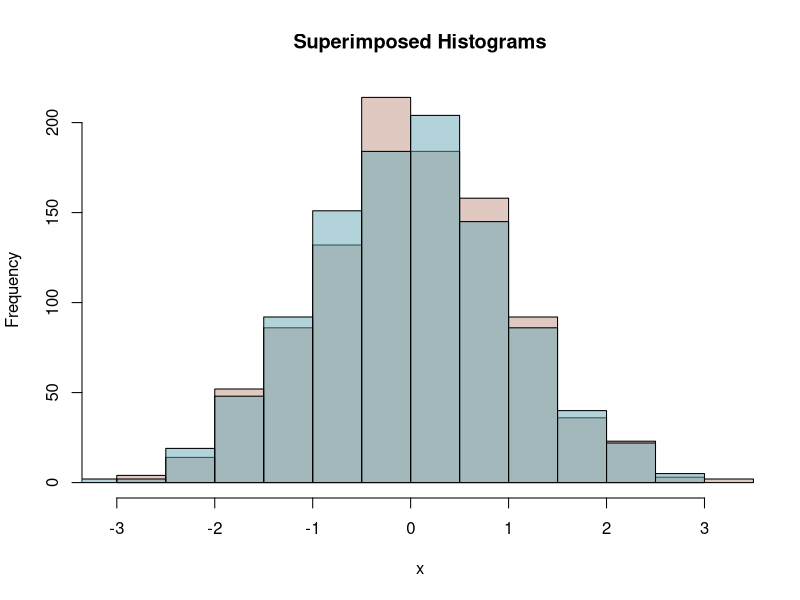

This chart was generated by the following R code:
superhist <- function(x, filename = "super_histograms.pdf",
                     dev = "pdf", title = "Superimposed Histograms") {
  junk = NULL
  grouping = NULL
  for(i in 1:length(x)) {
    junk = c(junk,x[[i]])
    grouping <- c(grouping, rep(i,length(x[[i]]))) }
  grouping <- factor(grouping)
  n.gr <- length(table(grouping))
  xr <- range(junk)
  histL <- tapply(junk, grouping, hist, plot = FALSE)
  maxC <- max(sapply(lapply(histL, "[[", "counts"), max))
  if(dev == "pdf") { pdf(filename, version = "1.4") } else{}
  if((TC <- transparent.cols <- .Device %in% c("pdf", "png"))) {
    cols <- hcl(h = seq(30, by=360 / n.gr, length = n.gr), l = 65, alpha = 0.5) } else {
      h.den <- c(10, 15, 20)
      h.ang <- c(45, 15, -30) }
  if(TC) {
    plot(histL[[1]], xlim = xr, ylim= c(0, maxC), col = cols[1], xlab = "x", main = title) } else { plot(histL[[1]], xlim = xr, ylim= c(0, maxC), density = h.den[1], angle = h.ang[1], xlab = "x") }
  if(!transparent.cols) {
      for(j in 2:n.gr) plot(histL[[j]], add = TRUE, density = h.den[j], angle = h.ang[j]) } else {
        for(j in 2:n.gr) plot(histL[[j]], add = TRUE, col = cols[j]) }
  invisible()
  if( dev == "pdf") {
    dev.off() } }

t.test((x<-rnorm(1000)),(y<-rnorm(1000)))
l1 = list(x,y)
superhist(l1)
